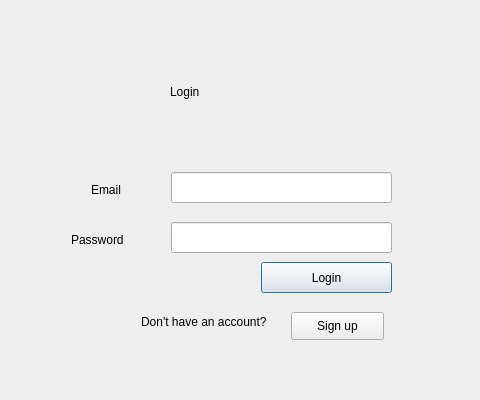
<?xml version="1.0" encoding="UTF-8"?>
<ui version="4.0">
 <class>Dialog</class>
 <widget class="QDialog" name="Dialog">
  <property name="geometry">
   <rect>
    <x>0</x>
    <y>0</y>
    <width>480</width>
    <height>400</height>
   </rect>
  </property>
  <property name="windowTitle">
   <string>Dialog</string>
  </property>
  <widget class="QLabel" name="label">
   <property name="geometry">
    <rect>
     <x>170</x>
     <y>63</y>
     <width>131</width>
     <height>57</height>
    </rect>
   </property>
   <property name="styleSheet">
    <string notr="true">font: 28pt &quot;MS Shell Dlg 2&quot;;
font: 36pt &quot;MS Shell Dlg 2&quot;;</string>
   </property>
   <property name="text">
    <string>Login</string>
   </property>
  </widget>
  <widget class="QLabel" name="label_2">
   <property name="geometry">
    <rect>
     <x>91</x>
     <y>182</y>
     <width>55</width>
     <height>16</height>
    </rect>
   </property>
   <property name="styleSheet">
    <string notr="true">font: 12pt &quot;MS Shell Dlg 2&quot;;</string>
   </property>
   <property name="text">
    <string>Email</string>
   </property>
  </widget>
  <widget class="QLineEdit" name="login">
   <property name="geometry">
    <rect>
     <x>171</x>
     <y>172</y>
     <width>221</width>
     <height>31</height>
    </rect>
   </property>
  </widget>
  <widget class="QLabel" name="label_3">
   <property name="geometry">
    <rect>
     <x>71</x>
     <y>232</y>
     <width>91</width>
     <height>16</height>
    </rect>
   </property>
   <property name="styleSheet">
    <string notr="true">font: 12pt &quot;MS Shell Dlg 2&quot;;</string>
   </property>
   <property name="text">
    <string>Password</string>
   </property>
  </widget>
  <widget class="QLineEdit" name="password">
   <property name="geometry">
    <rect>
     <x>171</x>
     <y>222</y>
     <width>221</width>
     <height>31</height>
    </rect>
   </property>
   <property name="echoMode">
    <enum>QLineEdit::Password</enum>
   </property>
  </widget>
  <widget class="QPushButton" name="login_button">
   <property name="geometry">
    <rect>
     <x>261</x>
     <y>262</y>
     <width>131</width>
     <height>31</height>
    </rect>
   </property>
   <property name="text">
    <string>Login</string>
   </property>
  </widget>
  <widget class="QLabel" name="label_4">
   <property name="geometry">
    <rect>
     <x>141</x>
     <y>312</y>
     <width>141</width>
     <height>20</height>
    </rect>
   </property>
   <property name="text">
    <string>Don't have an account?</string>
   </property>
  </widget>
  <widget class="QPushButton" name="create_acc">
   <property name="geometry">
    <rect>
     <x>291</x>
     <y>312</y>
     <width>93</width>
     <height>28</height>
    </rect>
   </property>
   <property name="text">
    <string>Sign up</string>
   </property>
  </widget>
 </widget>
 <resources/>
 <connections/>
</ui>
